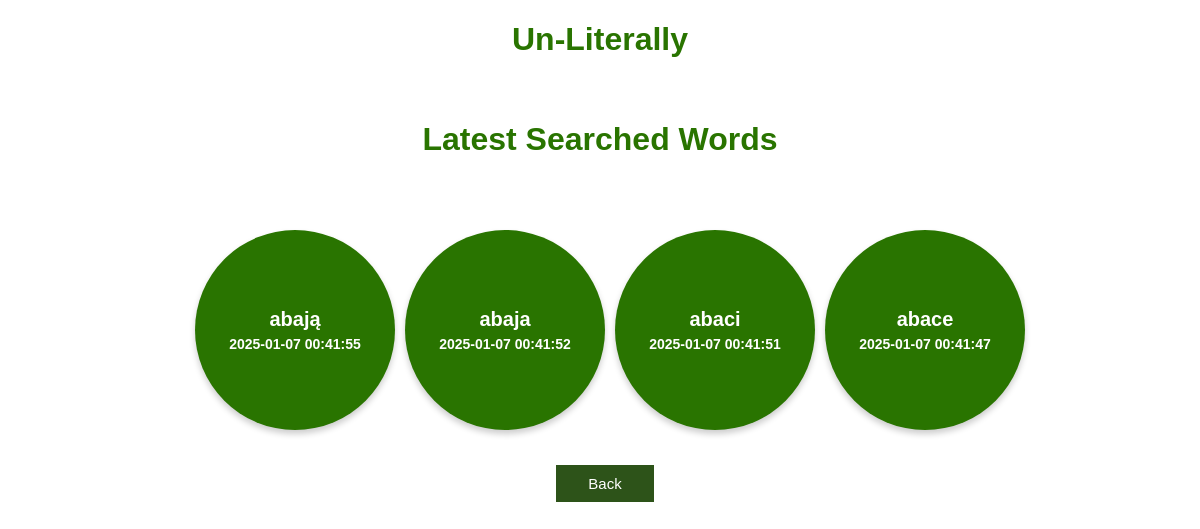
The page /top_10_latest_searched (signed in) on the database its author committed.
### app.py (models this page shows, shortened)
class Word(db.Model):
    id = db.Column(db.Integer, primary_key=True)
    content = db.Column(db.String(5), nullable=False, unique=True) # the word to be exact
    searched = db.Column(db.Integer, nullable=False)
    definition = db.Column(db.String(50000), nullable=True)
    last_search = db.Column(db.DateTime, nullable=True)
    last_as_word_of_the_day = db.Column(db.DateTime, nullable=True)
    last_as_word_of_literally = db.Column(db.DateTime, nullable=True)
    source = db.Column(db.String(500), nullable=False)
    added_by = db.Column(db.String(500), nullable=False)

### app.py (the view)
@app.route('/top_10_latest_searched')
@login_required
def top_10_latest_searched():
    if current_user.role_id != 3:
        try:
            column = request.args.get('column', 'LS')
            title = request.args.get('title', 'Latest Searched Words')
            result = get_latest(column=column)
            sorted_words = sorted(result, key=lambda x: x['last_search'], reverse=True)
            print(sorted_words[0]['last_search'])
            return render_template('bubbles.html', words=sorted_words, title=title, previous_page='bubble', column=column)
        except Exception as e:
            title = 'There was an issue dispaying plot'
            log_events(flag='ER?', title=title, description=e)
            return render_template('error_page.html', message=title)
    else:
        title = 'permission to see analysis module'
        log_events(flag='ER!', title=f'No {title}', description=None)
        return render_template('error_page.html', message=f'You dont have {title}')

### app.py (called while the page is built)
@login_manager.user_loader
def load_user(user_id):
    return User.query.get(user_id)

### templates/bubbles.html (shortened to what this page needs)
{% extends 'base.html' %}
{% block body %}
<div class="menu_header">
    <h1 style="text-align: center; color: #297400; font-family: Arial; font-weight: bold;">Un-Literally</h1>
</div>
<div class="container_column">
    <h1 style="text-align: center; color: #297400;">{{ title }}</h1>
    <div class="circle-container">
        {% for word in words %}
        <div class="circle-wrapper">
            <a href="/show/word_{{ word['id'] }}/{{ previous_page }}"></a>
            <div class="circle">
                <div class="content">{{ word['content'] }}</div>
                {% if column == 'LS' %}
                    <div class="date">{{ word['last_search'].strftime("%Y-%m-%d %H:%M:%S") }}</div>
                {% elif column == 'LWL' %}
                    <div class="date">{{ word['last_as_word_of_literally'].strftime("%Y-%m-%d %H:%M:%S") }}</div>
                {% elif column == 'LWD' %}
                    <div class="date">{{ word['last_as_word_of_the_day'].strftime("%Y-%m-%d %H:%M:%S") }}</div>
                {% endif %}
            </div>
        </div>
        {% endfor %}
    </div>
</div>
<div class="container_column">
    <button class="back_button" onclick="window.location='/analysis_bubbles_menu'" style="margin-left: 10px; margin-top: 25px;">Back</button>
</div>
{% endblock %}

### static/css/main.css (style rules this page uses)
body, html { margin: 0; font-family: sans-serif; background-color: #FFFFFF; }
.back_button { background-color: #2d5319; border: none; color: white; padding: 10px 32px; text-align: center; text-decoration: none; display: inline-block; font-size: 15px; margin: 7px 0px 0px 0px; cursor: pointer; }
.container_column { display: flex; flex-direction: column; align-items: center; padding: 20px; margin: auto; max-width: 1000px; width: 90%; box-sizing: border-box; }
button { padding: 10px 20px; font-size: 16px; border: none; cursor: pointer; transition: background-color 0.3s; }
button, input[type="submit"] { padding: 15px 40px; font-size: 18px; border: none; cursor: pointer; transition: background-color 0.3s; }

### templates/bubbles.html (style rules this page uses)
.circle-container { display: flex; flex-wrap: wrap; justify-content: space-evenly; gap: 30px; margin-top: 20px; margin-bottom: 20px; }
.circle-wrapper { position: relative; width: 180px; height: 180px; }
.circle { width: 100%; height: 100%; border-radius: 50%; background-color: #297400; color: white; display: flex; flex-direction: column; justify-content: center; align-items: center; font-size: 16px; font-weight: bold; text-align: center; padding: 10px; box-shadow: 0px 4px 6px rgba(0, 0, 0, 0.2); transition: transform 0.3s ease-in-out; cursor: pointer; position: relative; z-index: 1; }
.circle-wrapper a { position: absolute; top: 0; left: 0; right: 0; bottom: 0; display: block; z-index: 2; }
.circle:nth-child(even) { margin-top: 30px; }
.circle .content { font-size: 20px; font-weight: bold; margin-bottom: 5px; }
.circle .date { font-size: 14px; }
a { text-decoration: none; }

### rows shown on the page
Word: content "abają", last_search "2025-01-07 00:41:55"
Word: content "abaja", last_search "2025-01-07 00:41:52"
Word: content "abaci", last_search "2025-01-07 00:41:51"
Word: content "abace", last_search "2025-01-07 00:41:47"

### other values the page prints
{{ title }} "Latest Searched Words"
